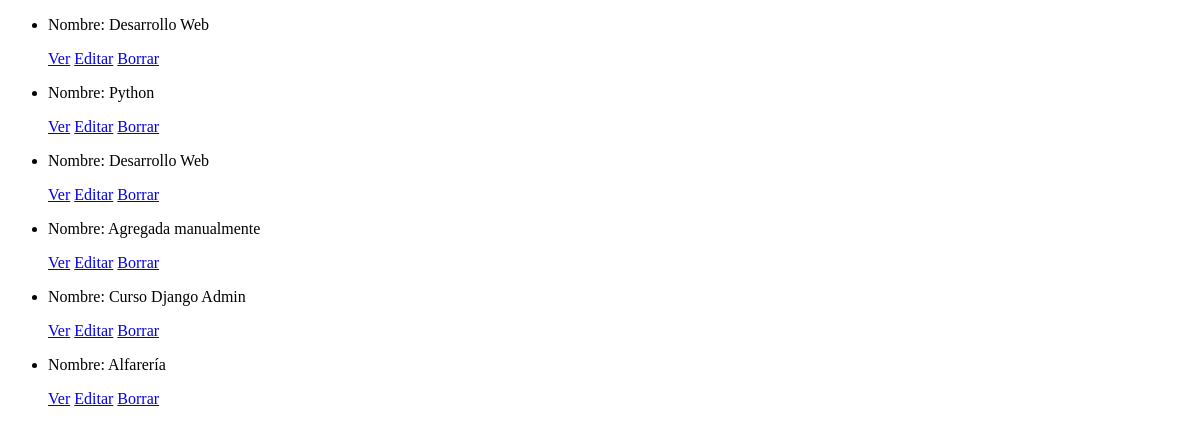
The page /AppCoder/cursos_list/ on the database as committed earlier.
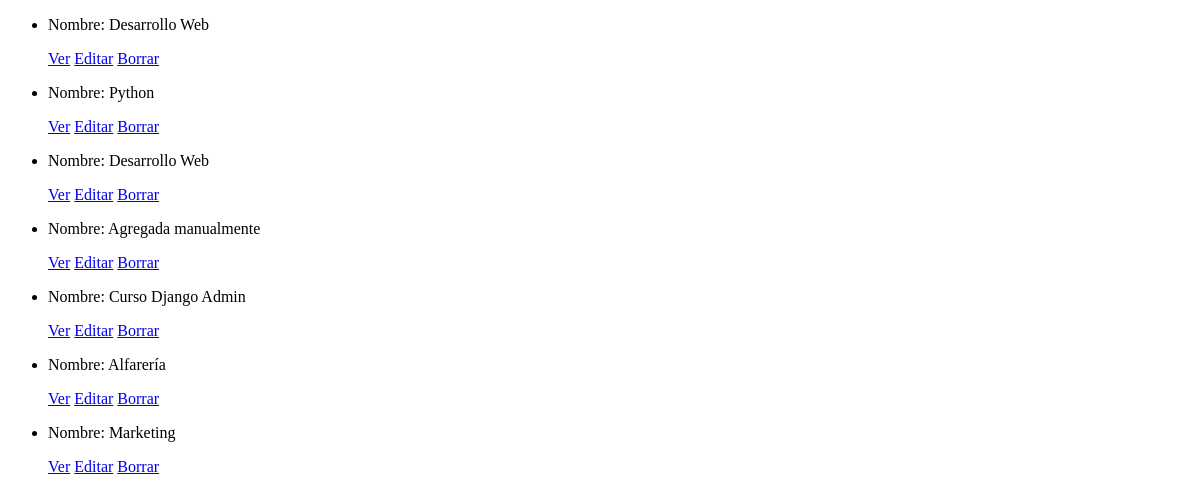
The same page on the database as committed later.
### AppCoder/models.py (models this page shows, shortened)
class Curso(models.Model): #Importo el modelo del módulo models de django
    nombre = models.CharField(max_length=40) #Indica que va a ser un campo de texto
    comision = models.IntegerField() #Indica que va a ser números enteros

### AppCoder/views.py (the view)
# urls.py: path("cursos_list/", views.CursoList.as_view(), name="List"),
class CursoList(ListView): #Clases basadas en vistas
    model = Curso
    template_name = "../templates/AppCoder/cursos_list.html"

### AppCoder/templates/AppCoder/cursos_list.html (shortened to what this page needs)
<!DOCTYPE html>
<html lang="en">
<head>
</head>
<body>
    <ul>
        {% for curso in object_list %}
        <li>
            <p>Nombre: {{ curso.nombre }}</p>
            <p>
                <a href="{% url 'Detail' curso.id %}">Ver</a>
                <a href="{% url 'Edit' curso.id %}">Editar</a>
                <a href="{% url 'Delete' curso.id %}">Borrar</a>
            </p>
        </li>
        {% endfor %}
    </ul>
</body>
</html>

Rows that differ between the two databases and show on the page:
added Curso: nombre "Marketing"
